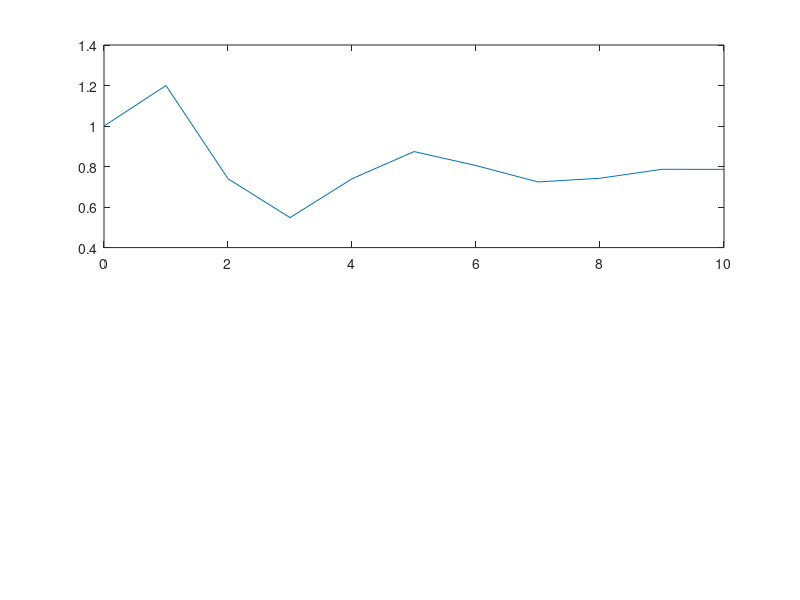

This figure's MATLAB source: (Note: this script raises an error after producing the figure.)
%% ANÁLITICA B
clc; close;

n = 0:10;
yn = (3/26 - 53/182j)*(1/10 + 7/10j).^n + (3/26 + 53/182j)*(1/10 - 7/10j).^n + 10/13;
subplot(2,1,1)
plot(n,yn), title('Análitica','k');

%% SIMULINK
%save('Datos.mat','out')
load('Datos.mat')
ynSimulink = out.ED_Simulink(:,2);
subplot(2,1,2)
plot(out.ED_Simulink(:,1),ynSimulink','r'),title('Simulink');

MSE = (sum(yn-ynSimulink').^2)/length(yn)
